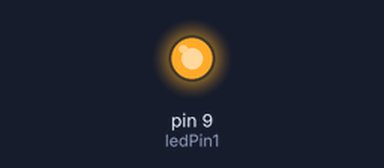
This sketch was run on a simulated Arduino Uno, built with avr-gcc and run on an emulated ATmega328P. Parts: output pins drawn as LEDs (lit = HIGH).

Above: at 0.05 s.
At 1.0 s:
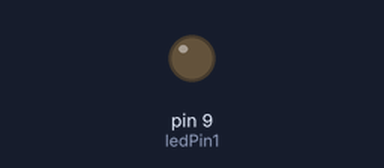
At 1.5 s:
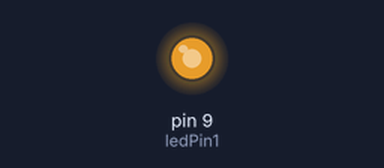
At 2.0 s:
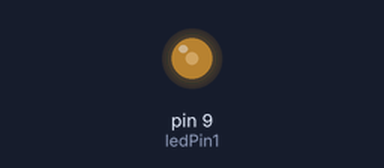
Timing chart, 0 to 6.9 s (numbered marks = the images above):
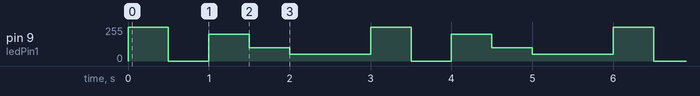

The sketch:

analogCycle.ino
```cpp
int ledPin1 = 9;

void setup() {
  pinMode(ledPin1, OUTPUT);
}

void loop() {
  analogWrite(ledPin1, 255);
  delay(500);
  analogWrite(ledPin1, 0);
  delay(500);
  analogWrite(ledPin1, 200);
  delay(500);
  analogWrite(ledPin1, 100);
  delay(500);
  analogWrite(ledPin1, 50);
  delay(1000);
}
```

Measured:
- by itself, pin 9 (ledPin1): repeats every 3.0 s: 0/255 0.50 s, 200/255 0.50 s, 100/255 0.50 s, 50/255 1.0 s, 255/255 0.50 s
